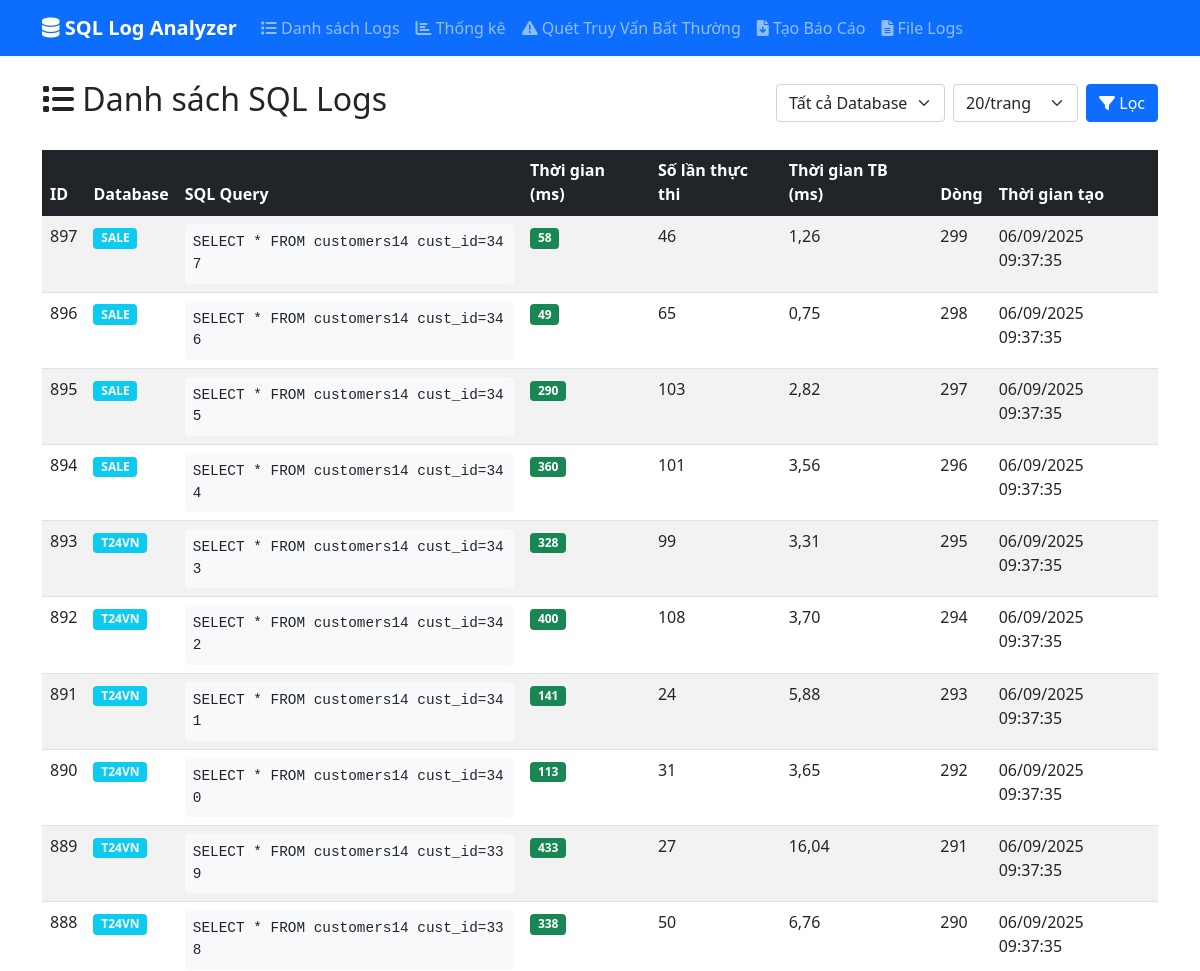
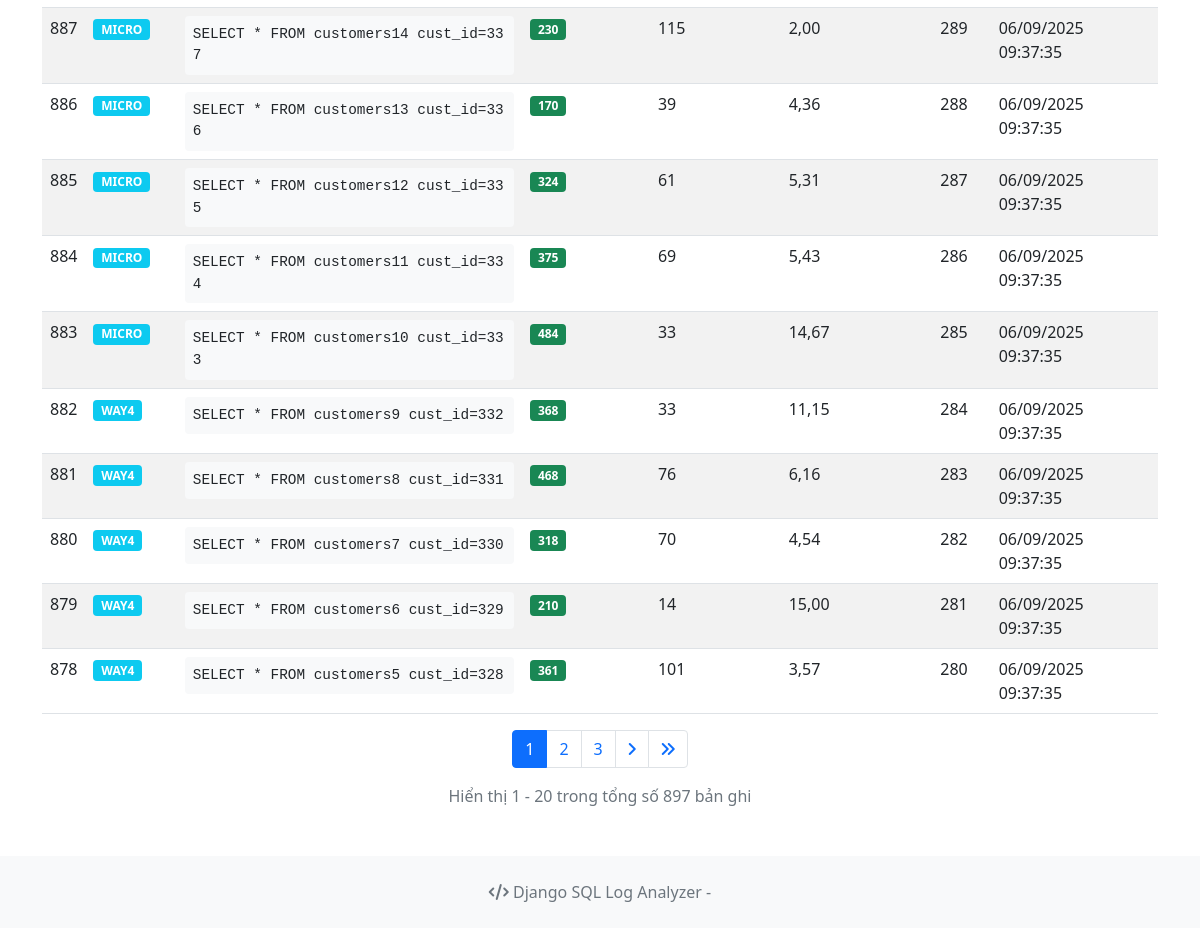
The page / on the database its author committed (2 pictures, top to bottom).
### logs/models.py (models this page shows, shortened)
class SqlLog(models.Model):
    database_name = models.CharField(
        max_length=50,
        verbose_name="Tên Database",
        help_text="Tên của database (VD: T24VN, WAY4, EBANK)"
    )
    sql_query = models.TextField(
        verbose_name="Câu SQL",
        help_text="Câu SQL được thực thi"
    )
    exec_time_ms = models.PositiveIntegerField(
        verbose_name="Thời gian thực thi (ms)",
        help_text="Thời gian thực thi câu SQL tính bằng milliseconds"
    )
    exec_count = models.PositiveIntegerField(
        verbose_name="Số lần thực thi",
        help_text="Số lần câu SQL được thực thi"
    )
    created_at = models.DateTimeField(
        default=timezone.now,
        verbose_name="Thời gian tạo",
        help_text="Thời gian bản ghi được tạo"
    )
    line_number = models.PositiveIntegerField(
        null=True,
        blank=True,
        verbose_name="Số dòng trong file",
        help_text="Số dòng trong file log gốc"
    )
    class Meta:
        verbose_name = "SQL Log"
        verbose_name_plural = "SQL Logs"
        ordering = ['-created_at']
        indexes = [
            models.Index(fields=['database_name']),
            models.Index(fields=['exec_time_ms']),
            models.Index(fields=['exec_count']),
            models.Index(fields=['created_at']),
        ]
    @property
    def avg_time_per_execution(self):
        if self.exec_count > 0:
            return self.exec_time_ms / self.exec_count
        return 0

### logs/views.py (the view)
# urls.py: path('', views.index, name='index'),
def index(request):
    page_number = request.GET.get('page', 1)
    database_filter = request.GET.get('database', '')
    per_page = request.GET.get('per_page', 20)
    logs_query = SqlLog.objects.all()
    if database_filter:
        logs_query = logs_query.filter(database_name=database_filter)
    paginator = Paginator(logs_query, per_page)
    page_obj = paginator.get_page(page_number)
    databases = SqlLog.objects.values_list('database_name', flat=True).distinct().order_by('database_name')
    has_data = logs_query.exists() if database_filter else True
    total_count = paginator.count
    context = {
        'page_obj': page_obj,
        'databases': databases,
        'selected_database': database_filter,
        'per_page': per_page,
        'has_data': has_data,
        'total_count': total_count,
    }
    return render(request, 'logs/index.html', context)

### logs/templates/logs/index.html (shortened to what this page needs)
{% extends 'logs/base.html' %}
{% block content %}
<div class="row">
    <div class="col-12">
        <div class="d-flex justify-content-between align-items-center mb-4">
            <h2><i class="fas fa-list"></i> Danh sách SQL Logs</h2>
            <div class="d-flex gap-2">
                <form method="get" class="d-flex">
                    <select name="database" class="form-select me-2" style="width: auto;">
                        <option value="">Tất cả Database</option>
                    </select>
                    <select name="per_page" class="form-select me-2" style="width: auto;">
                        <option value="20" {% if per_page == 20 %}selected{% endif %}>20/trang</option>
                    </select>
                    <button type="submit" class="btn btn-primary">
                        <i class="fas fa-filter"></i> Lọc
                    </button>
                </form>
            </div>
        </div>
        {% if page_obj %}
        <div class="table-responsive">
            <table class="table table-striped table-hover">
                <thead class="table-dark">
                    <tr>
                        <th>ID</th>
                        <th>Database</th>
                        <th>SQL Query</th>
                        <th>Thời gian (ms)</th>
                        <th>Số lần thực thi</th>
                        <th>Thời gian TB (ms)</th>
                        <th>Dòng</th>
                        <th>Thời gian tạo</th>
                    </tr>
                </thead>
                <tbody>
                    {% for log in page_obj %}
                    <tr>
                        <td>{{ log.id }}</td>
                        <td>
                            <span class="badge bg-info">{{ log.database_name }}</span>
                        </td>
                        <td>
                            <div class="sql-query" title="{{ log.sql_query }}">
                                {{ log.sql_query|truncatechars:80 }}
                            </div>
                        </td>
                        <td>
                            <span class="badge {% if log.exec_time_ms > 1000 %}bg-danger{% elif log.exec_time_ms > 500 %}bg-warning{% else %}bg-success{% endif %}">
                                {{ log.exec_time_ms|floatformat:0 }}
                            </span>
                        </td>
                        <td>{{ log.exec_count }}</td>
                        <td>{{ log.avg_time_per_execution|floatformat:2 }}</td>
                        <td>{{ log.line_number|default:"-" }}</td>
                        <td>{{ log.created_at|date:"d/m/Y H:i:s" }}</td>
                    </tr>
                    {% endfor %}
                </tbody>
            </table>
        </div>
        {% if page_obj.has_other_pages %}
        <nav aria-label="Page navigation">
            <ul class="pagination justify-content-center">
                {% for num in page_obj.paginator.page_range %}
                    {% if page_obj.number == num %}
                    <li class="page-item active">
                        <span class="page-link">{{ num }}</span>
                    </li>
                    {% elif num > page_obj.number|add:'-3' and num < page_obj.number|add:'3' %}
                    <li class="page-item">
                        <a class="page-link" href="?page={{ num }}{% if selected_database %}&database={{ selected_database }}{% endif %}&per_page={{ per_page }}">{{ num }}</a>
                    </li>
                    {% endif %}
                {% endfor %}
                {% if page_obj.has_next %}
                <li class="page-item">
                    <a class="page-link" href="?page={{ page_obj.next_page_number }}{% if selected_database %}&database={{ selected_database }}{% endif %}&per_page={{ per_page }}">
                        <i class="fas fa-angle-right"></i>
                    </a>
                </li>
                <li class="page-item">
                    <a class="page-link" href="?page={{ page_obj.paginator.num_pages }}{% if selected_database %}&database={{ selected_database }}{% endif %}&per_page={{ per_page }}">
                        <i class="fas fa-angle-double-right"></i>
                    </a>
                </li>
                {% endif %}
            </ul>
        </nav>
        {% endif %}
        <div class="text-center text-muted">
            Hiển thị {{ page_obj.start_index }} - {{ page_obj.end_index }}
            trong tổng số {{ page_obj.paginator.count }} bản ghi
        </div>
        {% endif %}
    </div>
</div>
{% endblock %}

### logs/templates/logs/base.html (shortened to what this page needs)
<!DOCTYPE html>
<html lang="vi">
<head>
    <link href="https://cdn.jsdelivr.net/npm/bootstrap@5.1.3/dist/css/bootstrap.min.css" rel="stylesheet">
    <link href="https://cdnjs.cloudflare.com/ajax/libs/font-awesome/6.0.0/css/all.min.css" rel="stylesheet">
</head>
<body>
    <nav class="navbar navbar-expand-lg navbar-dark bg-primary">
        <div class="container">
            <a class="navbar-brand" href="{% url 'logs:index' %}">
                <i class="fas fa-database"></i> SQL Log Analyzer
            </a>
            <div class="collapse navbar-collapse" id="navbarNav">
                <ul class="navbar-nav me-auto">
                    <li class="nav-item">
                        <a class="nav-link" href="{% url 'logs:index' %}">
                            <i class="fas fa-list"></i> Danh sách Logs
                        </a>
                    </li>
                    <li class="nav-item">
                        <a class="nav-link" href="{% url 'logs:statistics' %}">
                            <i class="fas fa-chart-bar"></i> Thống kê
                        </a>
                    </li>
            <li class="nav-item">
                <a class="nav-link" href="{% url 'logs:abnormal_queries' %}">
                    <i class="fas fa-exclamation-triangle"></i> Quét Truy Vấn Bất Thường
                </a>
            </li>
            <li class="nav-item">
                <a class="nav-link" href="{% url 'logs:generate_report' %}">
                    <i class="fas fa-file-download"></i> Tạo Báo Cáo
                </a>
            </li>
            <li class="nav-item">
                <a class="nav-link" href="{% url 'logs:log_files' %}">
                    <i class="fas fa-file-alt"></i> File Logs
                </a>
            </li>
                </ul>
            </div>
        </div>
    </nav>
    <div class="container mt-4">
        {% block content %}
        {% endblock %}
    </div>
    <footer class="bg-light mt-5 py-4">
        <div class="container text-center">
            <p class="text-muted mb-0">
                <i class="fas fa-code"></i> Django SQL Log Analyzer -
            </p>
        </div>
    </footer>
</body>
</html>

### logs/templates/logs/base.html (style rules this page uses)
.sql-query { font-family: 'Courier New', monospace; background-color: #f8f9fa; padding: 8px; border-radius: 4px; font-size: 0.9em; word-break: break-all; }
.navbar-brand { font-weight: bold; }

### rows shown on the page
SqlLog: id "897", database_name "SALE", sql_query "SELECT * FROM customers14 cust_id=347", exec_time_ms "58", exec_count "46", avg_time_per_execution "1,26", line_number "299", created_at "06/09/2025 09:37:35"
SqlLog: id "896", database_name "SALE", sql_query "SELECT * FROM customers14 cust_id=346", exec_time_ms "49", exec_count "65", avg_time_per_execution "0,75", line_number "298", created_at "06/09/2025 09:37:35"
SqlLog: id "895", database_name "SALE", sql_query "SELECT * FROM customers14 cust_id=345", exec_time_ms "290", exec_count "103", avg_time_per_execution "2,82", line_number "297", created_at "06/09/2025 09:37:35"
SqlLog: id "894", database_name "SALE", sql_query "SELECT * FROM customers14 cust_id=344", exec_time_ms "360", exec_count "101", avg_time_per_execution "3,56", line_number "296", created_at "06/09/2025 09:37:35"
SqlLog: id "893", database_name "T24VN", sql_query "SELECT * FROM customers14 cust_id=343", exec_time_ms "328", exec_count "99", avg_time_per_execution "3,31", line_number "295", created_at "06/09/2025 09:37:35"
SqlLog: id "892", database_name "T24VN", sql_query "SELECT * FROM customers14 cust_id=342", exec_time_ms "400", exec_count "108", avg_time_per_execution "3,70", line_number "294", created_at "06/09/2025 09:37:35"
SqlLog: id "891", database_name "T24VN", sql_query "SELECT * FROM customers14 cust_id=341", exec_time_ms "141", exec_count "24", avg_time_per_execution "5,88", line_number "293", created_at "06/09/2025 09:37:35"
SqlLog: id "890", database_name "T24VN", sql_query "SELECT * FROM customers14 cust_id=340", exec_time_ms "113", exec_count "31", avg_time_per_execution "3,65", line_number "292", created_at "06/09/2025 09:37:35"
SqlLog: id "889", database_name "T24VN", sql_query "SELECT * FROM customers14 cust_id=339", exec_time_ms "433", exec_count "27", avg_time_per_execution "16,04", line_number "291", created_at "06/09/2025 09:37:35"
SqlLog: id "888", database_name "T24VN", sql_query "SELECT * FROM customers14 cust_id=338", exec_time_ms "338", exec_count "50", avg_time_per_execution "6,76", line_number "290", created_at "06/09/2025 09:37:35"
SqlLog: id "887", database_name "MICRO", sql_query "SELECT * FROM customers14 cust_id=337", exec_time_ms "230", exec_count "115", avg_time_per_execution "2,00", line_number "289", created_at "06/09/2025 09:37:35"
SqlLog: id "886", database_name "MICRO", sql_query "SELECT * FROM customers13 cust_id=336", exec_time_ms "170", exec_count "39", avg_time_per_execution "4,36", line_number "288", created_at "06/09/2025 09:37:35"
SqlLog: id "885", database_name "MICRO", sql_query "SELECT * FROM customers12 cust_id=335", exec_time_ms "324", exec_count "61", avg_time_per_execution "5,31", line_number "287", created_at "06/09/2025 09:37:35"
SqlLog: id "884", database_name "MICRO", sql_query "SELECT * FROM customers11 cust_id=334", exec_time_ms "375", exec_count "69", avg_time_per_execution "5,43", line_number "286", created_at "06/09/2025 09:37:35"
SqlLog: id "883", database_name "MICRO", sql_query "SELECT * FROM customers10 cust_id=333", exec_time_ms "484", exec_count "33", avg_time_per_execution "14,67", line_number "285", created_at "06/09/2025 09:37:35"
SqlLog: id "882", database_name "WAY4", sql_query "SELECT * FROM customers9 cust_id=332", exec_time_ms "368", exec_count "33", avg_time_per_execution "11,15", line_number "284", created_at "06/09/2025 09:37:35"
SqlLog: id "881", database_name "WAY4", sql_query "SELECT * FROM customers8 cust_id=331", exec_time_ms "468", exec_count "76", avg_time_per_execution "6,16", line_number "283", created_at "06/09/2025 09:37:35"
SqlLog: id "880", database_name "WAY4", sql_query "SELECT * FROM customers7 cust_id=330", exec_time_ms "318", exec_count "70", avg_time_per_execution "4,54", line_number "282", created_at "06/09/2025 09:37:35"
SqlLog: id "879", database_name "WAY4", sql_query "SELECT * FROM customers6 cust_id=329", exec_time_ms "210", exec_count "14", avg_time_per_execution "15,00", line_number "281", created_at "06/09/2025 09:37:35"
SqlLog: id "878", database_name "WAY4", sql_query "SELECT * FROM customers5 cust_id=328", exec_time_ms "361", exec_count "101", avg_time_per_execution "3,57", line_number "280", created_at "06/09/2025 09:37:35"

### other values the page prints
{{ num }} "1"
{{ num }} "2" "3"
{{ page_obj.start_index }} "1"
{{ page_obj.end_index }} "20"
{{ page_obj.paginator.count }} "897"
